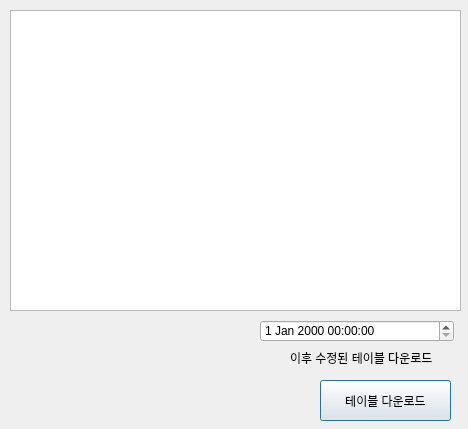
<?xml version="1.0" encoding="UTF-8"?>
<ui version="4.0">
 <class>Dialog</class>
 <widget class="QDialog" name="Dialog">
  <property name="geometry">
   <rect>
    <x>0</x>
    <y>0</y>
    <width>468</width>
    <height>429</height>
   </rect>
  </property>
  <property name="windowTitle">
   <string>CSV Downloader</string>
  </property>
  <widget class="QPushButton" name="downloadBtn">
   <property name="geometry">
    <rect>
     <x>320</x>
     <y>380</y>
     <width>131</width>
     <height>41</height>
    </rect>
   </property>
   <property name="text">
    <string>테이블 다운로드</string>
   </property>
  </widget>
  <widget class="QDateTimeEdit" name="dateTimeEdit">
   <property name="geometry">
    <rect>
     <x>260</x>
     <y>320</y>
     <width>194</width>
     <height>22</height>
    </rect>
   </property>
  </widget>
  <widget class="QLabel" name="editTimeLabel">
   <property name="geometry">
    <rect>
     <x>290</x>
     <y>350</y>
     <width>161</width>
     <height>16</height>
    </rect>
   </property>
   <property name="text">
    <string>이후 수정된 테이블 다운로드</string>
   </property>
  </widget>
  <widget class="QTextBrowser" name="textBrowser">
   <property name="geometry">
    <rect>
     <x>10</x>
     <y>10</y>
     <width>451</width>
     <height>301</height>
    </rect>
   </property>
  </widget>
 </widget>
 <resources/>
 <connections/>
</ui>
